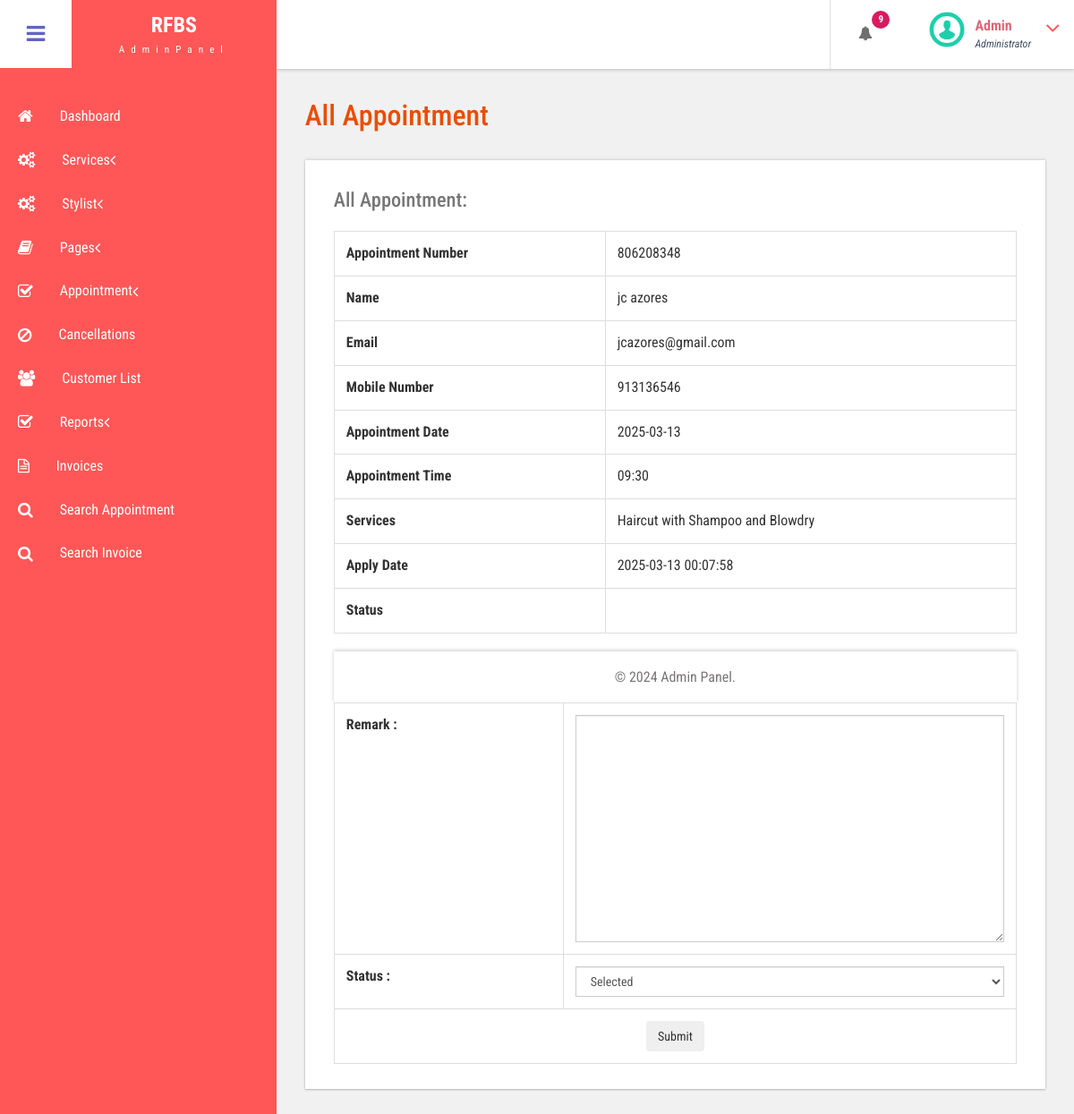
The page /bpms/admin/edit-appointment.php?editid=1 (signed in) on the database as committed earlier.
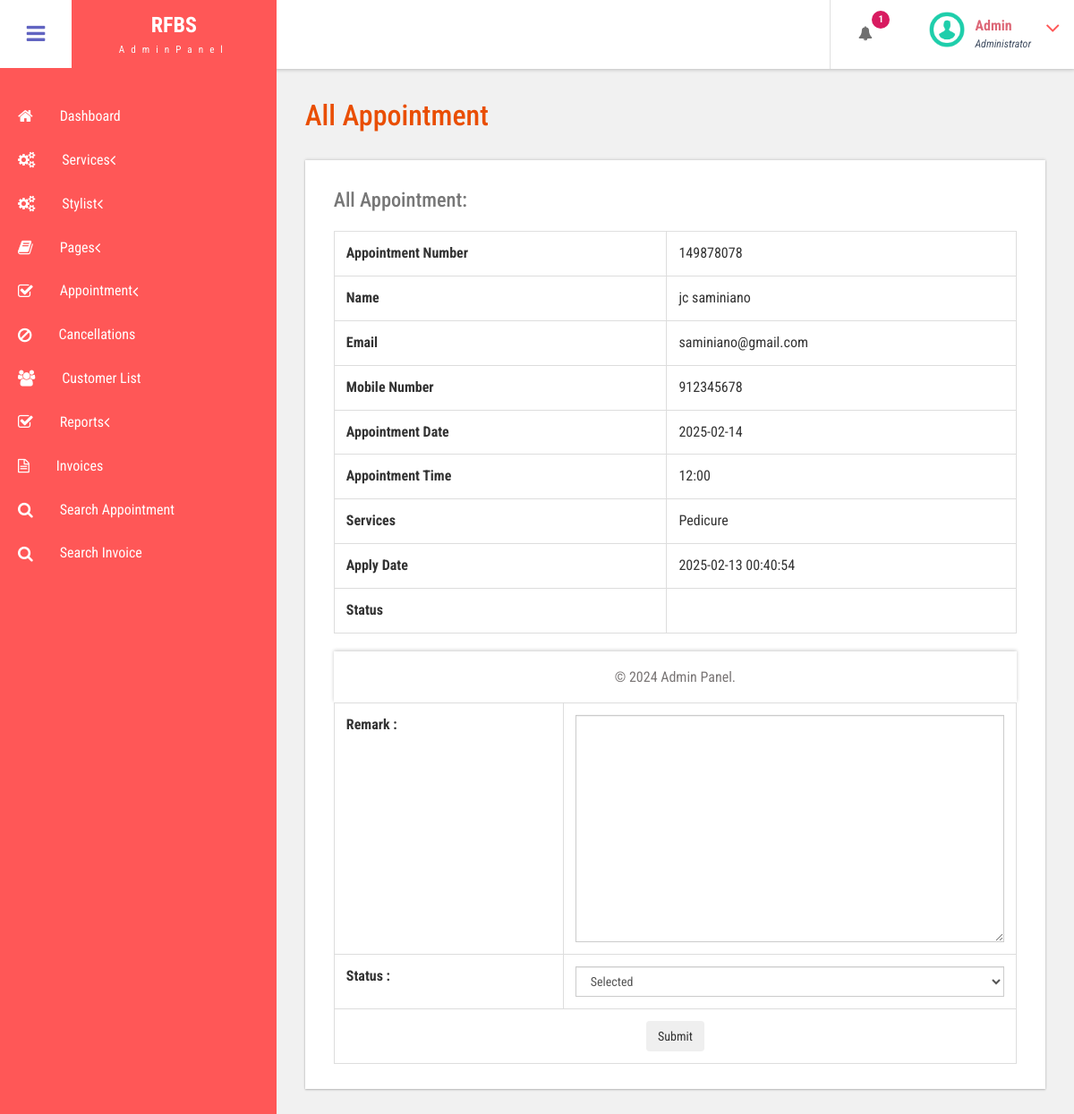
The same page on the database as committed later.
### tables this page shows
CREATE TABLE `tblappointment` (
  `ID` int(10) NOT NULL,
  `AptNumber` varchar(80) DEFAULT NULL,
  `Name` varchar(120) DEFAULT NULL,
  `Email` varchar(120) DEFAULT NULL,
  `PhoneNumber` bigint(11) DEFAULT NULL,
  `AptDate` varchar(120) DEFAULT NULL,
  `AptTime` varchar(120) DEFAULT NULL,
  `Services` varchar(120) DEFAULT NULL,
  `ApplyDate` timestamp NULL DEFAULT current_timestamp(),
  `Remark` varchar(250) NOT NULL,
  `Status` varchar(50) NOT NULL,
  `RemarkDate` timestamp NULL DEFAULT current_timestamp() ON UPDATE current_timestamp(),
  `Stylist` varchar(250) NOT NULL
);

### bpms/admin/edit-appointment.php (the view, shortened to what this page needs)
<?php
include('includes/dbconnection.php');
if (strlen($_SESSION['bpmsaid']==0)) {
  header('location:logout.php');
  } else{
  ?>
<!DOCTYPE HTML>
<html>
<head>
<link href="css/bootstrap.css" rel='stylesheet' type='text/css' />
<link href="css/style.css" rel='stylesheet' type='text/css' />
<link href="css/font-awesome.css" rel="stylesheet">
<link href="css/animate.css" rel="stylesheet" type="text/css" media="all">
<link href="css/custom.css" rel="stylesheet">
</head>
<body class="cbp-spmenu-push">
	<div class="main-content">
		 <?php include_once('includes/sidebar.php');?>
		 <?php include_once('includes/header.php');?>
		<div id="page-wrapper">
			<div class="main-page">
				<div class="tables">
					<h3 class="title1">All Appointment</h3>
					<div class="table-responsive bs-example widget-shadow">
						<h4>All Appointment:</h4>
						<?php
$cid=$_GET['editid'];
$ret=mysqli_query($con,"select * from tblappointment where ID='$cid'");
while ($row=mysqli_fetch_array($ret)) {
?>
						<table class="table table-bordered">
							<tr>
    <th>Appointment Number</th>
    <td><?php  echo $row['AptNumber'];?></td>
  </tr>
  <tr>
<th>Name</th>
    <td><?php  echo $row['Name'];?></td>
  </tr>
<tr>
    <th>Email</th>
    <td><?php  echo $row['Email'];?></td>
  </tr>
   <tr>
    <th>Mobile Number</th>
    <td><?php  echo $row['PhoneNumber'];?></td>
  </tr>
   <tr>
    <th>Appointment Date</th>
    <td><?php  echo $row['AptDate'];?></td>
  </tr>
<tr>
    <th>Appointment Time</th>
    <td><?php  echo $row['AptTime'];?></td>
  </tr>
  <tr>
    <th>Services</th>
    <td><?php  echo $row['Services'];?></td>
  </tr>
  <tr>
    <th>Apply Date</th>
    <td><?php  echo $row['ApplyDate'];?></td>
  </tr>
<tr>
    <th>Status</th>
    <td> <?php
     ;?></td>
  </tr>
						</table>
						<table class="table table-bordered">
							<?php if($row['Remark']==""){ ?>
<form name="submit" method="post" enctype="multipart/form-data">
<tr>
    <th>Remark :</th>
    <td>
    <textarea name="remark" placeholder="" rows="12" cols="14" class="form-control wd-450" required="true"></textarea></td>
   </tr>
  <tr>
    <th>Status :</th>
    <td>
   <select name="status" class="form-control wd-450" required="true" >
     <option value="1" selected="true">Selected</option>
   </select></td>
  </tr>
  <tr align="center">
    <td colspan="2"><button type="submit" name="submit" class="btn btn-az-primary pd-x-20">Submit</button></td>
  </tr>
  </form>
						<?php } ?>
						<?php } ?>
					</div>
				</div>
			</div>
		</div>
		 <?php include_once('includes/footer.php');?>
	</div>
</body>
</html>
<?php }  ?>

### bpms/admin/includes/header.php (shortened to what this page needs)
<div class="sticky-header header-section ">
      <div class="header-left" >
        <button id="showLeftPush" ><i class="fa fa-bars"></i></button>
        <div class="logo" style="background-color: #ff5757;">
          <a href="index.html">
            <h1>RFBS</h1>
            <span>AdminPanel</span>
          </a>
        </div>
      </div>
      <div class="header-right">
        <div class="profile_details_left">
          <ul class="nofitications-dropdown">
            <?php
$ret1=mysqli_query($con,"select ID,Name from  tblappointment where Status=''");
$num=mysqli_num_rows($ret1);
?>
            <li class="dropdown head-dpdn">
              <a href="#" class="dropdown-toggle" data-toggle="dropdown" aria-expanded="false"><i class="fa fa-bell"></i><span class="badge blue"><?php echo $num;?></span></a>
            </li>
          </ul>
          <div class="clearfix"> </div>
        </div>
        <div class="profile_details">
        <?php
$adid=$_SESSION['bpmsaid'];
$ret=mysqli_query($con,"select AdminName from tbladmin where ID='$adid'");
$row=mysqli_fetch_array($ret);
$name=$row['AdminName'];
?>
          <ul>
            <li class="dropdown profile_details_drop">
              <a href="#" class="dropdown-toggle" data-toggle="dropdown" aria-expanded="false">
                <div class="profile_img">
                  <span class="prfil-img"><img src="images/download (1).png" alt="" width="40" height="40"> </span>
                  <div class="user-name">
                    <p><?php echo $name; ?></p>
                    <span>Administrator</span>
                  </div>
                  <i class="fa fa-angle-down lnr"></i>
                  <div class="clearfix"></div>
                </div>
              </a>
            </li>
          </ul>
        </div>
      </div>
      <div class="clearfix"> </div>
    </div>

Rows that differ between the two databases and show on the page:
changed tblappointment: AptNumber "806208348" → "149878078"; Name "jc azores" → "jc saminiano"; Email "jcazores@gmail.com" → "saminiano@gmail.com"; PhoneNumber "913136546" → "912345678"; AptDate "2025-03-13" → "2025-02-14"; AptTime "09:30" → "12:00"; Services "Haircut with Shampoo and Blowdry" → "Pedicure"; ApplyDate "2025-03-13 00:07:58" → "2025-02-13 00:40:54"
Other text that changed with them:
$num: "9" → "1"
